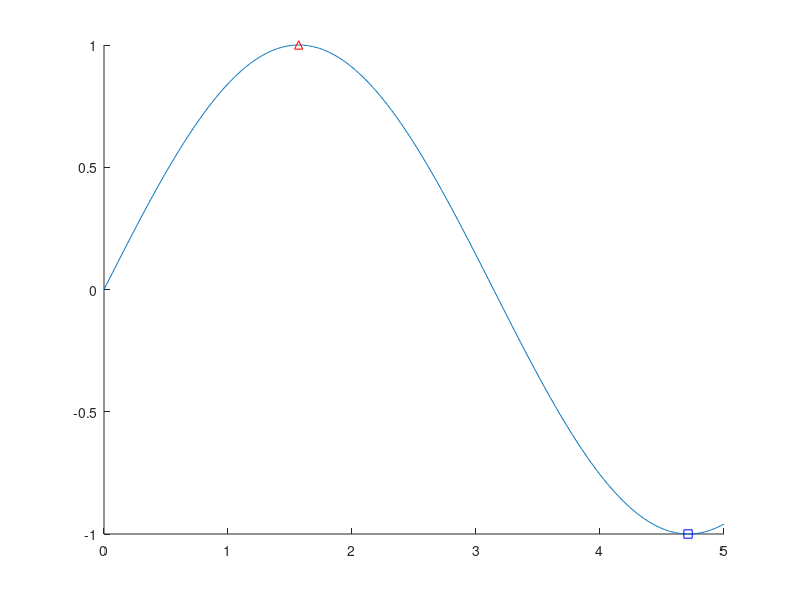

Recreate this plot in MATLAB.
%% Take Home Case 1
% 2/12/21
% Michael White
% Section 3 / Online
close all;
clear all;
clc;

% Setting up a sample graph based on a sine function from t = 0:10
t = 0:0.01:5; % This can be any time interval
y = sin(t); % This can be any function

% Find the extrema of y and the associated time values using the min and 
% max functions. For both these lines, the first value of the vector is
% indexing the time location to the point where the y function is equal to
% its minimum/maximum, then the second value is the magnitude of that
% minimum/maximum
global_min = [t(y == min(y)), min(y)];
global_max = [t(y == max(y)), max(y)];

% Generate a figure
figure;
hold on;
% Plot the function y, and the global minimum and maximum. Use the LineSpec 
% options to change the appearance of the minimum and maximum
plot(t,y);
plot(global_min(1),global_min(2),'sb');
plot(global_max(1),global_max(2),'^r');